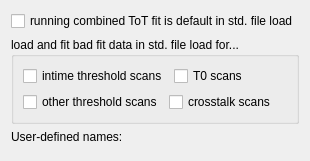
       <widget class="QWidget" name="tab7">
        <attribute name="title">
         <string>Std-load</string>
        </attribute>
        <layout class="QVBoxLayout">
         <item>
          <layout class="QVBoxLayout">
           <item>
            <widget class="QCheckBox" name="runCombToTfit">
             <property name="text">
              <string>running combined ToT fit is default in std. file load</string>
             </property>
            </widget>
           </item>
           <item>
            <widget class="Q3GroupBox" name="groupBox23">
             <property name="title">
              <string>load and fit bad fit data in std. file load for...</string>
             </property>
             <layout class="QVBoxLayout">
              <item>
               <layout class="QVBoxLayout">
                <item>
                 <layout class="QHBoxLayout">
                  <item>
                   <widget class="QCheckBox" name="runBadFitsIntime">
                    <property name="text">
                     <string>intime threshold scans</string>
                    </property>
                   </widget>
                  </item>
                  <item>
                   <widget class="QCheckBox" name="runBadFitsTzero">
                    <property name="text">
                     <string>T0 scans</string>
                    </property>
                   </widget>
                  </item>
                 </layout>
                </item>
                <item>
                 <layout class="QHBoxLayout">
                  <item>
                   <widget class="QCheckBox" name="runBadFitsThresh">
                    <property name="text">
                     <string>other threshold scans</string>
                    </property>
                   </widget>
                  </item>
                  <item>
                   <widget class="QCheckBox" name="runBadFitsXtalk">
                    <property name="text">
                     <string>crosstalk scans</string>
                    </property>
                   </widget>
                  </item>
                 </layout>
                </item>
               </layout>
              </item>
             </layout>
            </widget>
           </item>
           <item>
            <widget class="QLabel" name="TextLabel1_10">
             <property name="text">
              <string>User-defined names:</string>
             </property>
             <property name="wordWrap">
              <bool>false</bool>
             </property>
            </widget>
           </item>
           <item>
            <widget class="Q3Table" name="StdTable">
             <property name="resizePolicy">
              <enum>Q3ScrollView::Manual</enum>
             </property>
             <property name="numRows">
              <number>23</number>
             </property>
             <property name="numCols">
              <number>2</number>
             </property>
             <property name="columnMovingEnabled">
              <bool>false</bool>
             </property>
             <row>
              <property name="text">
               <string>1</string>
              </property>
             </row>
             <row>
              <property name="text">
               <string>2</string>
              </property>
             </row>
             <row>
              <property name="text">
               <string>3</string>
              </property>
             </row>
             <row>
              <property name="text">
               <string>4</string>
              </property>
             </row>
             <row>
              <property name="text">
               <string>5</string>
              </property>
             </row>
             <row>
              <property name="text">
               <string>6</string>
              </property>
             </row>
             <row>
              <property name="text">
               <string>7</string>
              </property>
             </row>
             <row>
              <property name="text">
               <string>8</string>
              </property>
             </row>
             <row>
              <property name="text">
               <string>9</string>
              </property>
             </row>
             <row>
              <property name="text">
               <string>10</string>
              </property>
             </row>
             <row>
              <property name="text">
               <string>11</string>
              </property>
             </row>
             <row>
              <property name="text">
               <string>12</string>
              </property>
             </row>
             <row>
              <property name="text">
               <string>13</string>
              </property>
             </row>
             <row>
              <property name="text">
               <string>14</string>
              </property>
             </row>
             <row>
              <property name="text">
               <string>15</string>
              </property>
             </row>
             <row>
              <property name="text">
               <string>16</string>
              </property>
             </row>
             <row>
              <property name="text">
               <string>17</string>
              </property>
             </row>
             <row>
              <property name="text">
               <string>18</string>
              </property>
             </row>
             <row>
              <property name="text">
               <string>19</string>
              </property>
             </row>
             <row>
              <property name="text">
               <string>20</string>
              </property>
             </row>
             <row>
              <property name="text">
               <string>21</string>
              </property>
             </row>
             <row>
              <property name="text">
               <string>22</string>
              </property>
             </row>
             <row>
              <property name="text">
               <string>23</string>
              </property>
             </row>
             <column>
              <property name="text">
               <string>1</string>
              </property>
             </column>
             <column>
              <property name="text">
               <string>2</string>
              </property>
             </column>
            </widget>
           </item>
          </layout>
         </item>
        </layout>
       </widget>
